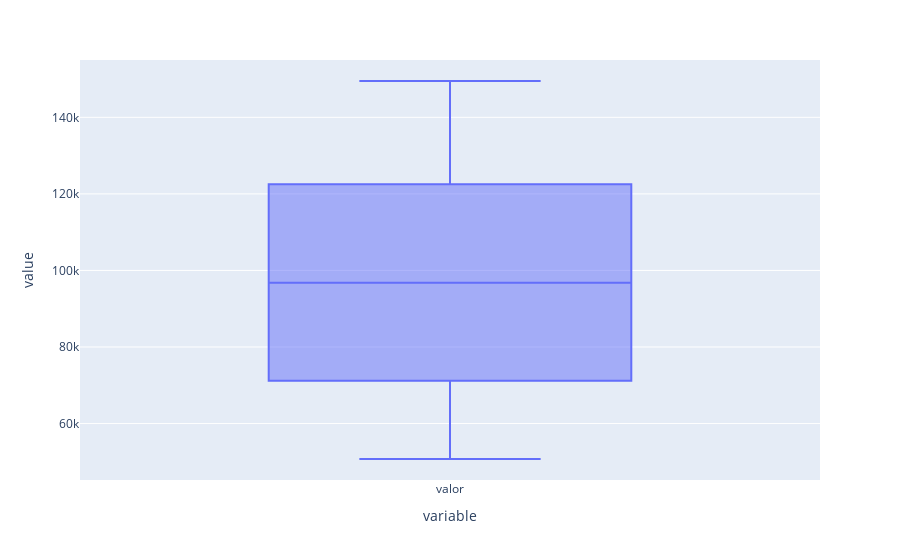

Notebook cell for this chart:
### Code cell
px.box(base.valor)

### Figure 1 — Plotly figure (JSON) as saved in the notebook; plotly's stock layout.template omitted (floating-point values rounded to 4 significant figures; data arrays with more than 128 entries replaced by an {"elided": "..."} marker saying what was removed)
{"data": [{"alignmentgroup": "True", "hovertemplate": "variable=%{x}<br>value=%{y}<extra></extra>", "legendgroup": "", "marker": {"color": "#636efa"}, "name": "", "notched": false, "offsetgroup": "", "orientation": "v", "showlegend": false, "type": "box", "x": {"elided": "258 str values"}, "x0": " ", "xaxis": "x", "y": {"elided": "258 float values"}, "y0": " ", "yaxis": "y"}], "layout": {"boxmode": "group", "legend": {"tracegroupgap": 0}, "margin": {"t": 60}, "xaxis": {"anchor": "y", "domain": [0, 1], "title": {"text": "variable"}}, "yaxis": {"anchor": "x", "domain": [0, 1], "title": {"text": "value"}}}}
